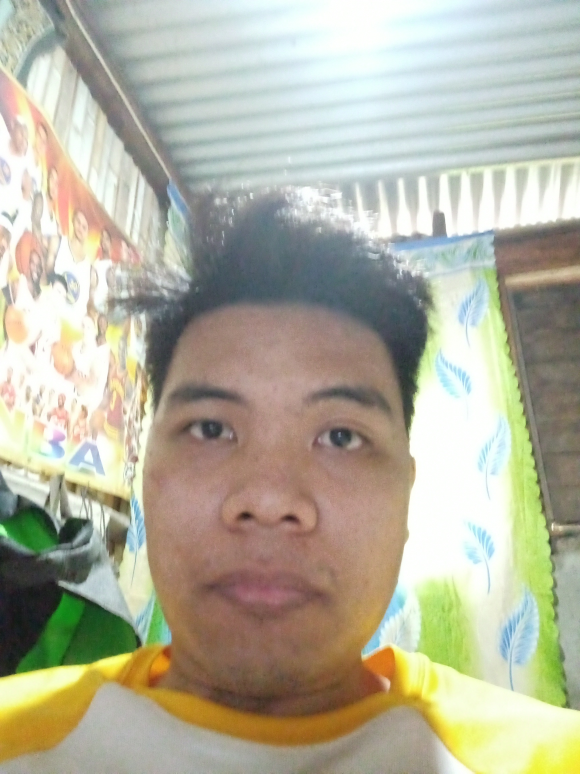
#> input picture face-detection/sample faces/1.jpg, 1740 x 2320 px (shown at 1/3 size); its folder holds only this picture in this run
$ python face_detection.py
#> lines starting #> are read from the running program, lines starting #| are printed output that depends on the picture
import cv2
from os import listdir, path

face_cascade = cv2.CascadeClassifier("haarcascade_frontalface_default.xml")

image_directory = "sample faces"

for i in range(5):
    for image_name in listdir(image_directory):
        image_path = path.join(image_directory, image_name)
        img = cv2.imread(image_path)
#> img is the input picture: shape (2320, 1740, 3); mean B, G, R 158.4, 177.5, 179.9
        gray = cv2.cvtColor(img, cv2.COLOR_BGR2GRAY)
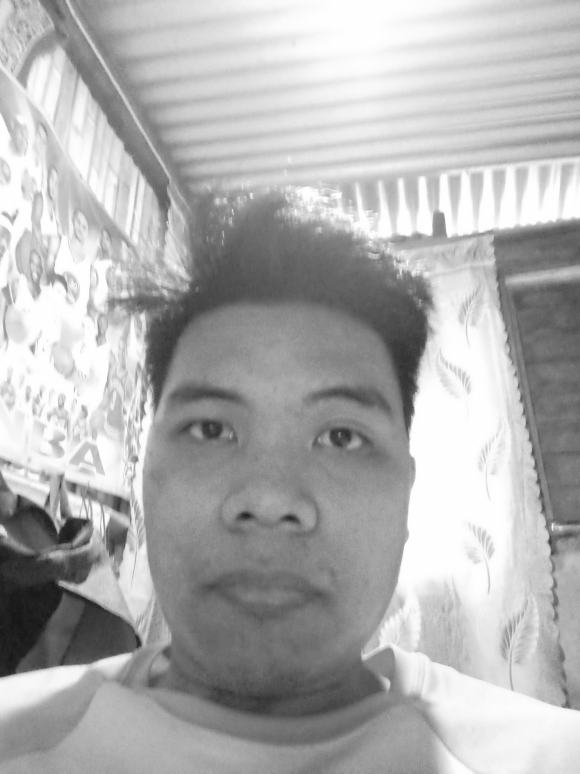
#> gray: shape (2320, 1740) (shown at 1/3 size); min 17, max 255, mean 176
        faces = face_cascade.detectMultiScale(gray, scaleFactor=1.1, minNeighbors=5, minSize=(30, 30))
#> faces = [[293, 896, 1058, 1058]]

        for(x,y,w,h) in faces:
            face_img = img[y:y+h, x:x+w]
            face_img_resized = cv2.resize(face_img, (70,80))
#> this loop made 1 pass
#> pass 1, `face_img = img[y:y+h, x:x+w]`:
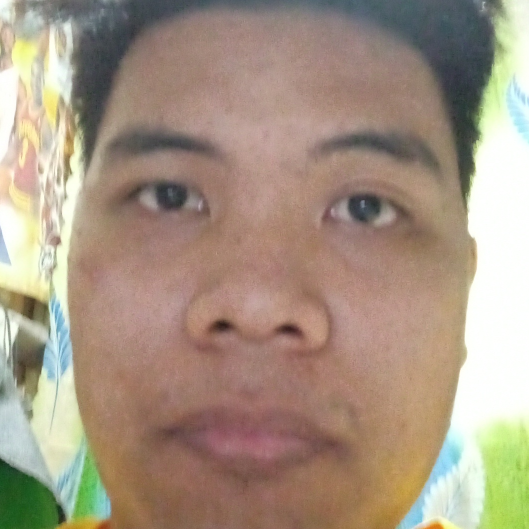
#> face_img: shape (1058, 1058, 3) (shown at 1/2 size); mean B, G, R 130.8, 148.6, 166
#> pass 1, `face_img_resized = cv2.resize(face_img, (70,80))`:
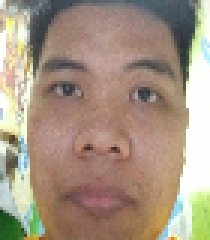
#> face_img_resized: shape (80, 70, 3) (shown 3 times larger); mean B, G, R 130.6, 148.4, 165.8
        cv2.imwrite("cropped faces/{}" .format(image_name), face_img_resized)
